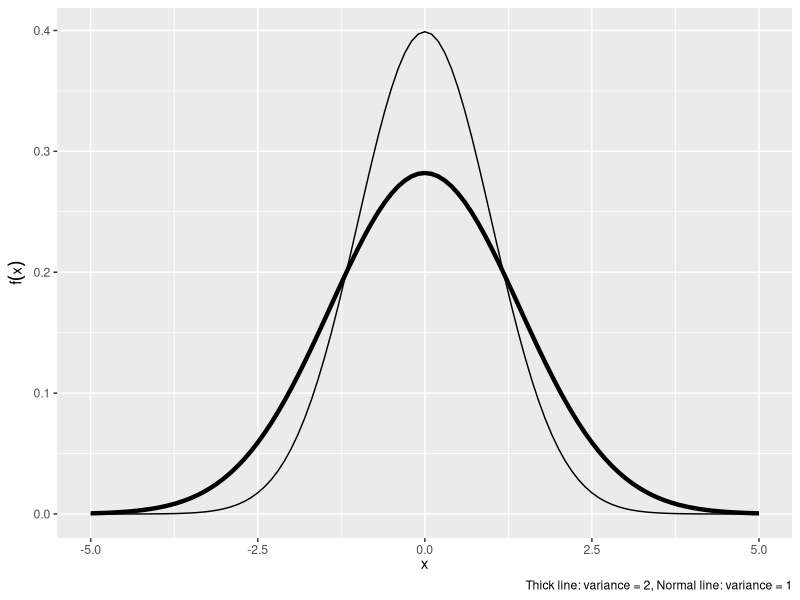

Source code (R):
## ---- chunk 1
library(ggplot2)
## ---- chunk 2
range <- tibble::tibble(x = c(-5, 5))

fx0 <- ggplot(range, aes(x = x)) +
  labs(x = expression(x), y = expression(f(x)))

fx <- fx0 +  
  stat_function(fun = function(x) dnorm(x, mean = 0, sd = 1), size = 0.5) +
  stat_function(fun = function(x) dnorm(x, mean = 0, sd = sqrt(2)), size = 1.5) +
  expand_limits(y = 0) +
  labs(caption = "Thick line: variance = 2, Normal line: variance = 1")

fx

